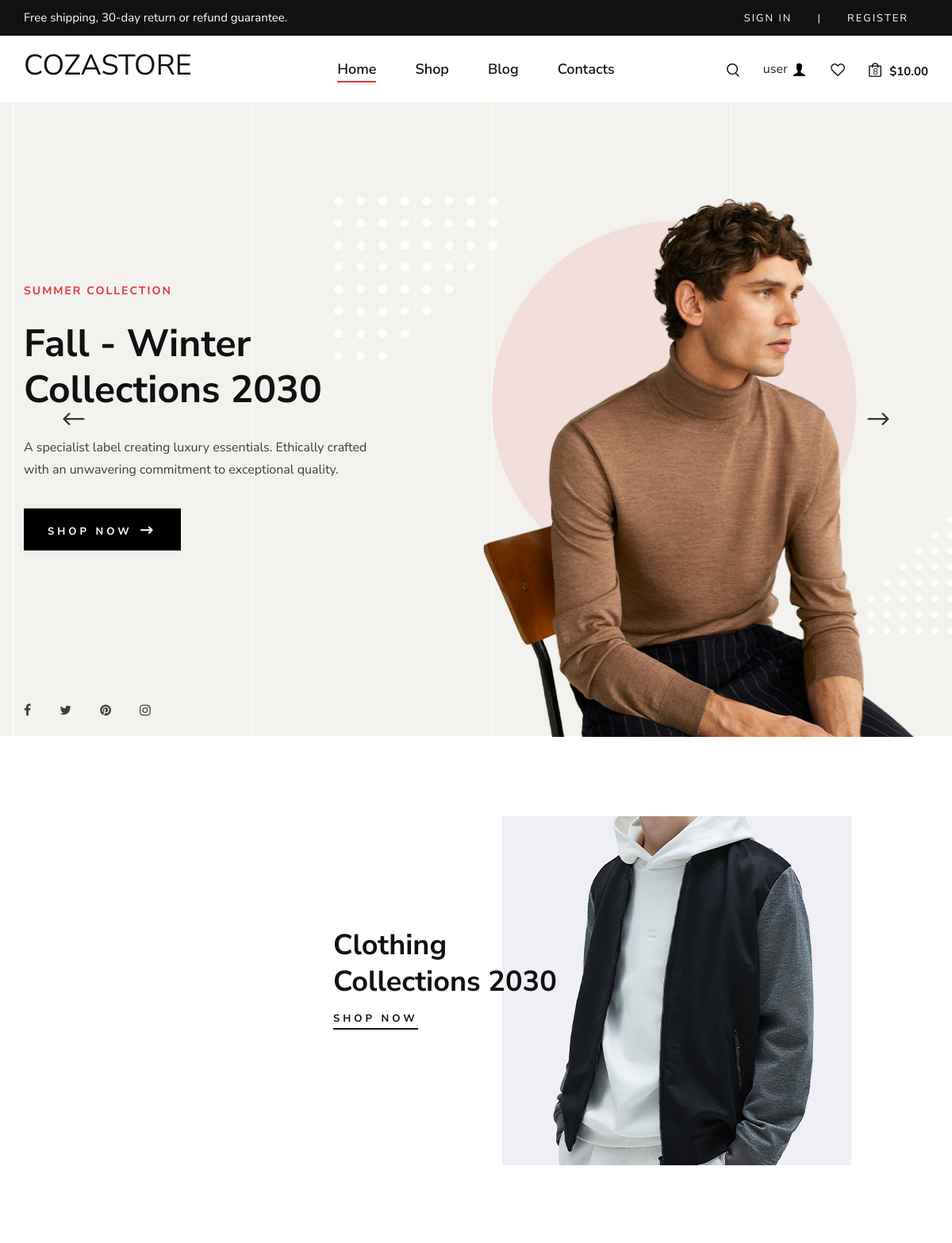
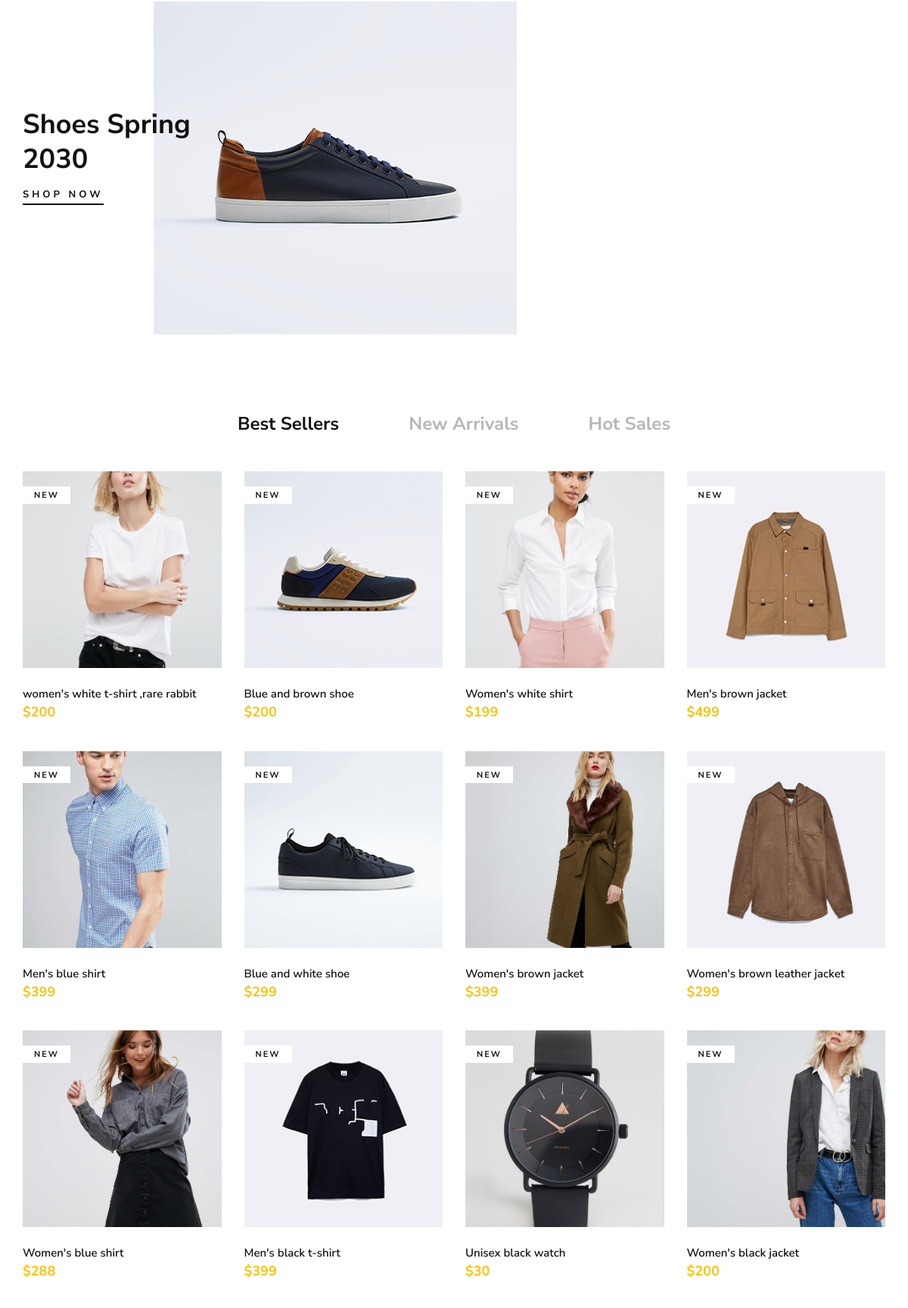
The page / (upper part) on the database its author committed (2 pictures, top to bottom).
### store/models.py (models this page shows, shortened)
class Product(models.Model):
    product_name=models.CharField(max_length=150,unique=True)
    product_slug=models.SlugField(max_length=150,unique=True)
    product_description=models.TextField(max_length=500)
    product_price=models.IntegerField()
    product_image=models.ImageField(upload_to='photos/products')
    product_stock=models.IntegerField()
    is_available=models.BooleanField(default=True)
    category=models.ForeignKey(Category,on_delete=models.CASCADE)
    created_date=models.DateTimeField(auto_now_add=True)
    modified_date=models.DateTimeField(auto_now=True)
    def get_url(self):
        return reverse('product_detail',args=[self.category.slug,self.product_slug])

### fashion_app/views.py (the view)
# urls.py: path('',views.home, name='home'),
def home(request):
    products=Product.objects.all().filter(is_available=True)
    context={'products':products}
    return render(request,'home.html',context)

### category/context_processors.py (called while the page is built)
def menu_links(request):
    links=Category.objects.all()
    return dict(links=links)

### templates/home.html (shortened to what this page needs)
<!DOCTYPE html>
{% load static %}
<html lang="zxx">
<head>
    <link rel="stylesheet" href="{% static "css/bootstrap.min.css"%}" type="text/css">
    <link rel="stylesheet" href="{% static "css/font-awesome.min.css"%}" type="text/css">
    <link rel="stylesheet" href="{% static "css/elegant-icons.css"%}" type="text/css">
    <link rel="stylesheet" href="{% static "css/magnific-popup.cs"%}s" type="text/css">
    <link rel="stylesheet" href="{% static "css/nice-select.css"%}" type="text/css">
    <link rel="stylesheet" href="{% static "css/owl.carousel.min.css"%}" type="text/css">
    <link rel="stylesheet" href="{% static "css/slicknav.min.css"%}" type="text/css">
    <link rel="stylesheet" href="{% static "css/style.css"%}" type="text/css">
</head>
<body>
    <header class="header">
        <div class="header__top">
            <div class="container">
                <div class="row">
                    <div class="col-lg-6 col-md-7">
                        <div class="header__top__left">
                            <p>Free shipping, 30-day return or refund guarantee.</p>
                        </div>
                    </div>
                    <div class="col-lg-6 col-md-5">
                        <div class="header__top__right">
                            <div class="header__top__links">
                                <a href="{% url "login" %}">Sign in</a>
                                <a>|</a>
                                <a href="{% url "register" %}">Register</a>
                            </div>
                        </div>
                    </div>
                </div>
            </div>
        </div>
    <header class="header">
        <div class="container">
            <div class="row">
                <div class="col-lg-3 col-md-3">
                    <a href="{% url "home" %}"><h2 class="mt-3 fw-bolder">COZASTORE</h2></a>
                </div>
                <div class="col-lg-6 col-md-6">
                    <nav class="header__menu mobile-menu">
                        <ul>
                            <li class="active"><a href="{% url "home" %}">Home</a></li>
                            <li><a href="{% url "shop" %}">Shop</a></li>
                            <li><a href="{% url "blog" %}">Blog</a></li>
                            <li><a href="{% url "contact" %}">Contacts</a></li>
                        </ul>
                    </nav>
                </div>
                <div class="col-lg-3 col-md-3">
                    <div class="header__nav__option">
                        <a href="#" class="search-switch"><img src="{% static "img/icon/search.png" %}" alt=""></a>
                        user
                        <a href="#"><img src="{% static "img/icon/user.png" %}" alt=""></a>
                        <a href="#"><img src="{% static "img/icon/heart.png" %}" alt=""></a>
                        <a href="{% url "cart" %}"><img src="{% static "img/icon/cart.png" %}" alt=""> <span>8</span></a>
                        <div class="price">$10.00</div>
                    </div>
                </div>
            </div>
        </div>
    </header>
    {% block content %}
    <section class="hero">
        <div class="hero__slider owl-carousel">
            <div class="hero__items set-bg" data-setbg="{% static "img/hero/hero-1.jpg" %}">
                <div class="container">
                    <div class="row">
                        <div class="col-xl-5 col-lg-7 col-md-8">
                            <div class="hero__text">
                                <h6>Summer Collection</h6>
                                <h2>Fall - Winter Collections 2030</h2>
                                <p>A specialist label creating luxury essentials. Ethically crafted with an unwavering
                                commitment to exceptional quality.</p>
                                <a href="{% url "shop" %}" class="primary-btn">Shop now <span class="arrow_right"></span></a>
                                <div class="hero__social">
                                    <a href="#"><i class="fa fa-facebook"></i></a>
                                    <a href="#"><i class="fa fa-twitter"></i></a>
                                    <a href="#"><i class="fa fa-pinterest"></i></a>
                                    <a href="#"><i class="fa fa-instagram"></i></a>
                                </div>
                            </div>
                        </div>
                    </div>
                </div>
            </div>
        </div>
    </section>
    <section class="banner spad">
        <div class="container">
            <div class="row">
                <div class="col-lg-7 offset-lg-4">
                    <div class="banner__item">
                        <div class="banner__item__pic">
                            <img src="{% static "img/banner/banner-1.jpg" %}" alt="">
                        </div>
                        <div class="banner__item__text">
                            <h2>Clothing Collections 2030</h2>
                            <a href="{% url "shop" %}">Shop now</a>
                        </div>
                    </div>
                </div>
                <div class="col-lg-7">
                    <div class="banner__item banner__item--last">
                        <div class="banner__item__pic">
                            <img src="{% static "img/banner/banner-3.jpg" %}" alt="">
                        </div>
                        <div class="banner__item__text">
                            <h2>Shoes Spring 2030</h2>
                            <a href="{% url "shop" %}">Shop now</a>
                        </div>
                    </div>
                </div>
            </div>
        </div>
    </section>
    <section class="product spad">
        <div class="container">
            <div class="row">
                <div class="col-lg-12">
                    <ul class="filter__controls">
                        <li class="active" data-filter="*">Best Sellers</li>
                        <li data-filter=".new-arrivals">New Arrivals</li>
                        <li data-filter=".hot-sales">Hot Sales</li>
                    </ul>
                </div>
            </div>
            <div class="row product__filter">
                {% for product in products %}
                <div class="col-lg-3 col-md-6 col-sm-6 col-md-6 col-sm-6 mix new-arrivals">
                    <div class="product__item">
                        <div class="product__item__pic set-bg" data-setbg="{{product.product_image.url}}">
                            <span class="label">New</span>
                        </div>
                        <div class="product__item__text">
                            <h6>{{ product.product_name}}</h6>
                            <h5 class="text-warning">${{product.product_price}}</h5>
                        </div>
                    </div>
                </div>
                {% endfor %}
            </div>
    </section>
    {% endblock content %}
</body>
</html>

### rows shown on the page
Product: shows a picture, product_name "women's white t-shirt ,rare rabbit", product_price "200"
Product: shows a picture, product_name "Blue and brown shoe", product_price "200"
Product: shows a picture, product_name "Women's white shirt", product_price "199"
Product: shows a picture, product_name "Men's brown jacket", product_price "499"
Product: shows a picture, product_name "Men's blue shirt", product_price "399"
Product: shows a picture, product_name "Blue and white shoe", product_price "299"
Product: shows a picture, product_name "Women's brown jacket", product_price "399"
Product: shows a picture, product_name "Women's brown leather jacket", product_price "299"
Product: shows a picture, product_name "Women's blue shirt", product_price "288"
Product: shows a picture, product_name "Men's black t-shirt", product_price "399"
Product: shows a picture, product_name "Unisex black watch", product_price "30"
Product: shows a picture, product_name "Women's black jacket", product_price "200"
